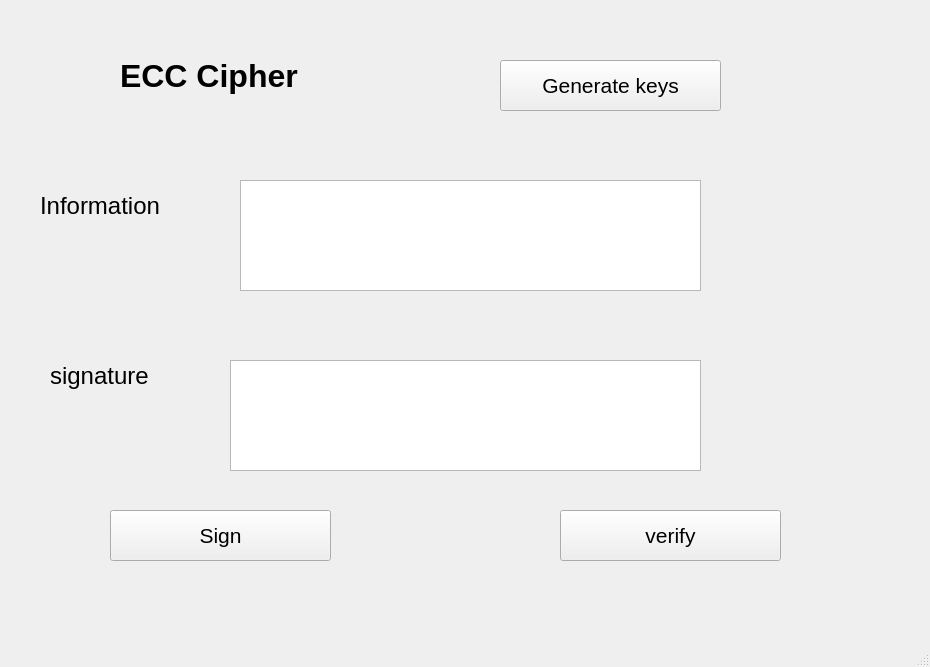
<?xml version="1.0" encoding="UTF-8"?>
<ui version="4.0">
 <class>MainWindow</class>
 <widget class="QMainWindow" name="MainWindow">
  <property name="geometry">
   <rect>
    <x>0</x>
    <y>0</y>
    <width>930</width>
    <height>667</height>
   </rect>
  </property>
  <property name="windowTitle">
   <string>MainWindow</string>
  </property>
  <widget class="QWidget" name="centralwidget">
   <property name="enabled">
    <bool>true</bool>
   </property>
   <widget class="QLabel" name="label">
    <property name="geometry">
     <rect>
      <x>120</x>
      <y>50</y>
      <width>211</width>
      <height>51</height>
     </rect>
    </property>
    <property name="font">
     <font>
      <family>Yu Gothic UI</family>
      <pointsize>24</pointsize>
      <weight>75</weight>
      <bold>true</bold>
     </font>
    </property>
    <property name="text">
     <string>ECC Cipher</string>
    </property>
   </widget>
   <widget class="QPushButton" name="btn_gen_keys">
    <property name="geometry">
     <rect>
      <x>500</x>
      <y>60</y>
      <width>221</width>
      <height>51</height>
     </rect>
    </property>
    <property name="font">
     <font>
      <pointsize>16</pointsize>
     </font>
    </property>
    <property name="text">
     <string>Generate keys</string>
    </property>
   </widget>
   <widget class="QLabel" name="label_2">
    <property name="geometry">
     <rect>
      <x>40</x>
      <y>170</y>
      <width>171</width>
      <height>71</height>
     </rect>
    </property>
    <property name="font">
     <font>
      <pointsize>18</pointsize>
     </font>
    </property>
    <property name="text">
     <string>Information</string>
    </property>
   </widget>
   <widget class="QLabel" name="label_3">
    <property name="geometry">
     <rect>
      <x>50</x>
      <y>350</y>
      <width>131</width>
      <height>51</height>
     </rect>
    </property>
    <property name="font">
     <font>
      <pointsize>18</pointsize>
     </font>
    </property>
    <property name="text">
     <string>signature</string>
    </property>
   </widget>
   <widget class="QPushButton" name="btn_sign">
    <property name="geometry">
     <rect>
      <x>110</x>
      <y>510</y>
      <width>221</width>
      <height>51</height>
     </rect>
    </property>
    <property name="font">
     <font>
      <pointsize>16</pointsize>
     </font>
    </property>
    <property name="text">
     <string>Sign</string>
    </property>
   </widget>
   <widget class="QPushButton" name="btn_verify">
    <property name="geometry">
     <rect>
      <x>560</x>
      <y>510</y>
      <width>221</width>
      <height>51</height>
     </rect>
    </property>
    <property name="font">
     <font>
      <pointsize>16</pointsize>
     </font>
    </property>
    <property name="text">
     <string>verify</string>
    </property>
   </widget>
   <widget class="QTextEdit" name="textEdit">
    <property name="geometry">
     <rect>
      <x>240</x>
      <y>180</y>
      <width>461</width>
      <height>111</height>
     </rect>
    </property>
    <property name="font">
     <font>
      <pointsize>14</pointsize>
     </font>
    </property>
   </widget>
   <widget class="QTextEdit" name="textEdit_2">
    <property name="geometry">
     <rect>
      <x>230</x>
      <y>360</y>
      <width>471</width>
      <height>111</height>
     </rect>
    </property>
    <property name="font">
     <font>
      <pointsize>14</pointsize>
     </font>
    </property>
   </widget>
  </widget>
  <widget class="QMenuBar" name="menubar">
   <property name="geometry">
    <rect>
     <x>0</x>
     <y>0</y>
     <width>930</width>
     <height>26</height>
    </rect>
   </property>
  </widget>
  <widget class="QStatusBar" name="statusbar"/>
 </widget>
 <resources/>
 <connections/>
</ui>
